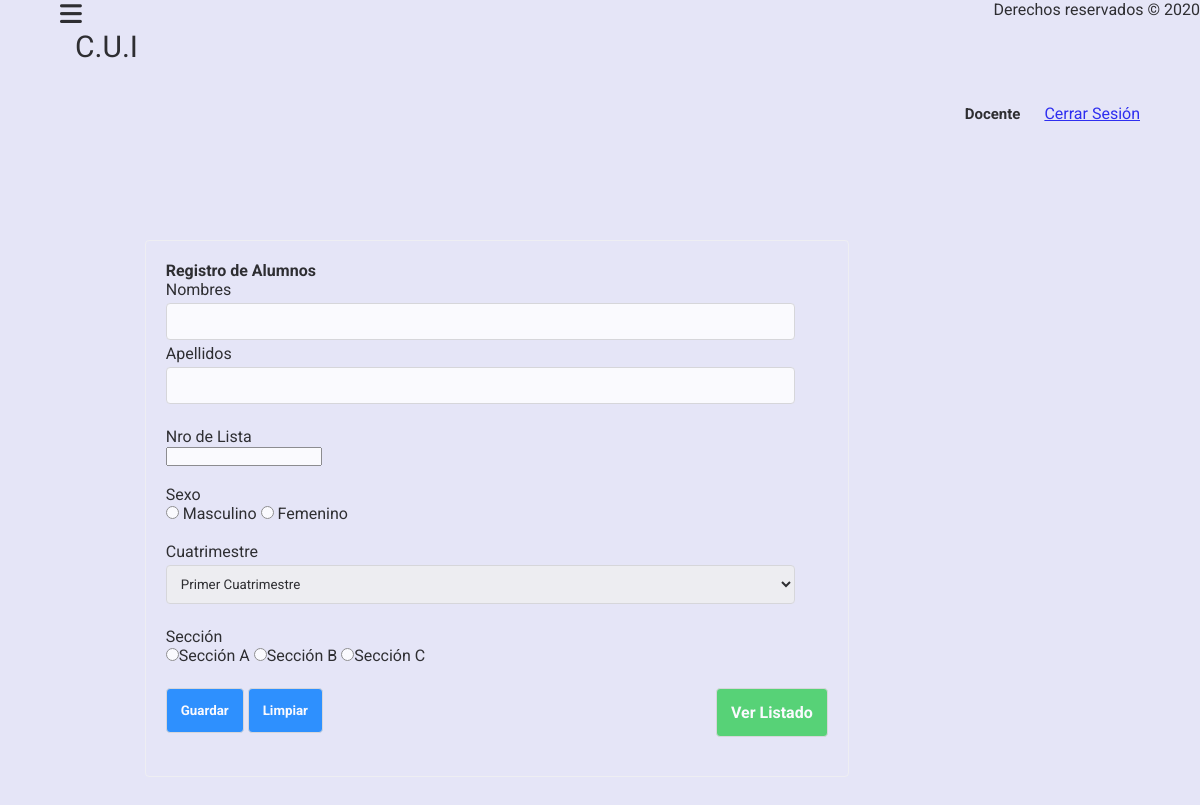
The page /Aplicacion/alumnos.view.php (signed in) on the database its author committed.
### tables this page shows
CREATE TABLE `secciones` (
  `id` int(11) NOT NULL,
  `nombre` char(1) NOT NULL
);

### Aplicacion/alumnos.view.php (the view, shortened to what this page needs)
<!DOCTYPE html>
<?php
require 'functions.php';
$secciones = $conn->prepare("select * from secciones");
$secciones->execute();
$secciones = $secciones->fetchAll();
$grados = $conn->prepare("select * from grados");
$grados->execute();
$grados = $grados->fetchAll();
?>
<html lang="es">
<head>
    <link rel="stylesheet" href="css\otro_estilo.css">
</head>
<body>
    <header class="header">
		<div class="container">
		    <div class="btn-menu">
                <label for="btn-menu"><i class="fa-solid fa-bars"></i></label>
		    </div>
			    <div class="name">
				    <h1>C.U.I</h1>
			    </div>
			    <nav class="menu">
                    <h5>Docente</h5>
				    <a href="logout.php">Cerrar Sesión </a>
			    </nav>
		</div>
	</header>
<div class="body">
    <div class="panel">
            <h4>Registro de Alumnos</h4>
            <form method="post" class="form" action="procesaralumno.php">
                <label>Nombres</label><br>
                <input type="text" required name="nombres" maxlength="45">
                <br>
                <label>Apellidos</label><br>
                <input type="text" required name="apellidos" maxlength="45">
                <br><br>
                <label>Nro de Lista</label><br>
                <input type="number" min="1" class="number" name="numlista">
                <br><br>
                <label>Sexo</label><br><input required type="radio" name="genero" value="M"> Masculino
                <input type="radio" name="genero" required value="F"> Femenino
                <br><br>
                <label>Cuatrimestre</label><br>
                <select name="grado" required>
                    <?php foreach ($grados as $grado):?>
                        <option value="<?php echo $grado['id'] ?>"><?php echo $grado['nombre'] ?></option>
                    <?php endforeach;?>
                </select>
                <br><br>
                <label>Sección</label><br>
                    <?php foreach ($secciones as $seccion):?>
                        <input type="radio" name="seccion" required value="<?php echo $seccion['id'] ?>">Sección <?php echo $seccion['nombre'] ?>
                    <?php endforeach;?>
                <br><br>
                <button type="submit" name="insertar">Guardar</button> <button type="reset">Limpiar</button> <a class="btn-link" href="listadoalumnos.view.php">Ver Listado</a>
                <br><br>
            </form>
        </div>
</div>
<footer>
    <p>Derechos reservados &copy; 2020</p>
</footer>
</body>
</html>

### Aplicacion/css/otro_estilo.css (style rules this page uses)
* { margin: 0; padding: 0; box-sizing: border-box; font-family: 'Roboto', sans-serif; }
body { background-color: #e5e5f7; opacity: 0.8; background-image: radial-gradient(#200065 0.5px, #e5e5f7 0.5px); background-size: 10px 10px; display: flex; min-height: 100vh; }
.header { width: 100%; height: 100px; position: fixed; top: 0;left: 0; }
.container { width: 90%; max-width: 1200px; margin: auto; }
.container .btn-menu label { color: black; font-size: 25px; cursor: pointer; }
.name h1 { color: black; font-weight: 400; font-size: 30px; margin-left: 15px; }
.container .menu { float: right; line-height: 100px; }
.container .menu h5 { display: inline-block; padding: 15px; line-height: normal; color: black; font-size: 15px; margin-right: 5px; }
.body { width: 80%; margin: 0 auto; padding: 40px; min-height: 500px; margin-top: 200px; }
.panel { border: 1px solid #f1f1f1; border-radius: 4px; padding: 20px; width: 80%; margin: 0 auto; }
.form input[type="text"],.form input[type="password"], select { width: 95%; padding: 10px; border-radius:4px; border:1px solid #d3d3d3; margin-bottom: 4px; margin-top: 4px; }
button, .btn-link { padding: 14px; border-radius:4px; border:1px solid #d3d3d3; background: #007bff; color:#fff; font-weight: bold; cursor: pointer; margin-bottom: 4px; margin-top: 4px; }
.btn-link { float: right; text-decoration: none; background: #34ce57; }

### rows shown on the page
secciones: nombre "A"
secciones: nombre "B"
secciones: nombre "C"

### other values the page prints
form field grado "Primer Cuatrimestre"
